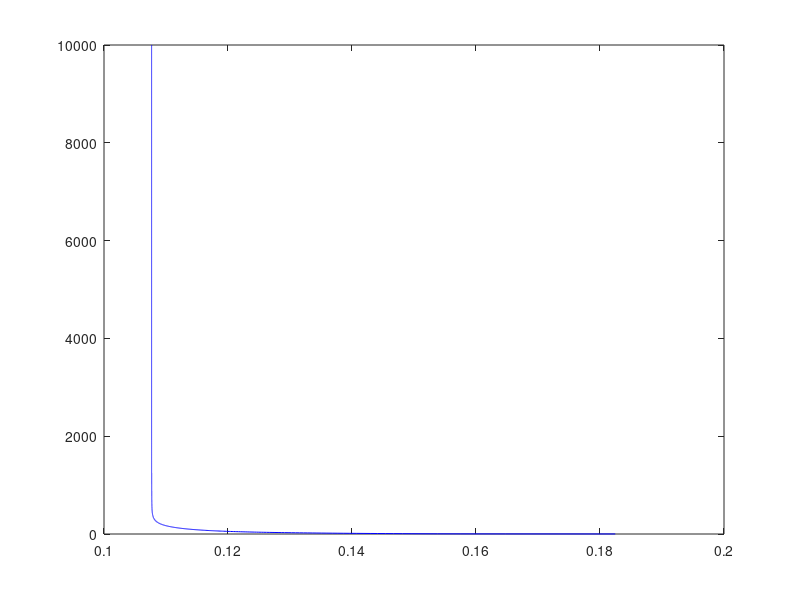

The MATLAB script that drew this image: (Note: this script raises an error after producing the figure.)
clc;
clear;

% Loaded up data
test = load('norm_hep_data.dat');

x1 = test(:,1).^2; %Alive or Dead
x2 = 2.*test(:,1).*test(:,5); %AntiVirals
x3 = test(:,15).^2; %BILIRUBIN

y = test(:,20);

% Rows
m = size(x1,1);


% Create augmented x matrix
x = [ones(m,1) x1 x2 x3];
n = size(x,2);

% Parameters we want to solve for
parameters = [0; 0 ;0 ;0]; 

% Hyper-Parameters
learningRate = 0.1;%eta
repetition = 10000;%epochs

% Storage
costHistory = zeros(repetition,1);

% Iterate accross epochs/repetitions
for i=1:repetition
    
    % Getting transpose of function inputs
    h = (x*parameters - y)';

    % Update parameters
    for k=1:n
      parameters(k) = parameters(k) - learningRate*(1/m)*h*x(:,k);
    end
    
    % Cost Function
    costHistory(i) = (x*parameters - y)' * (x*parameters - y) / (2*m); 
    costHistory(i);

end
% Plotting our linear fit
#{
figure;
plot3(test(:,1),test(:,2),parameters(1) ...
                        + parameters(2)*x(:,2) ...
                        + 2.*parameters(3)*x(:,3) ...
                        +parameters(4)*x(:,4),'k+');
hold on;
%Pseudo-inverse
x_hat = x'*x;
x_hat_inv = inv(x_hat);
b_hat = x'*y;
theta = x_hat_inv*b_hat
plot(x1,y,'r',x1,x*parameters,'b');
plot3(test(:,1),test(:,2),theta(1) ...
                        + theta(2)*x(:,2) ...
                        + 2.*theta(3)*x(:,3) ...
                        +theta(4)*x(:,4),'b+');

% Plot our cost

figure;
#}
plot(costHistory,1:repetition,'b');


accuracy = prediction(y,(x*parameters))
write2file(accuracy);

